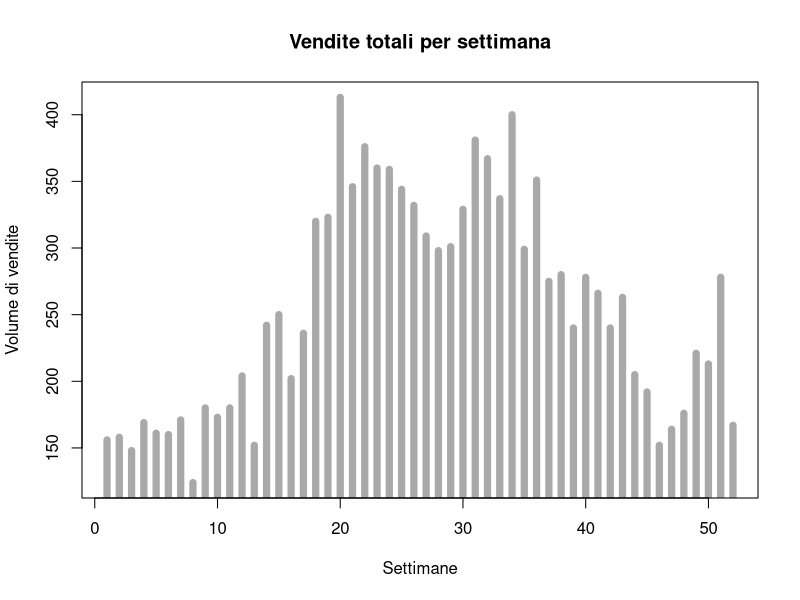
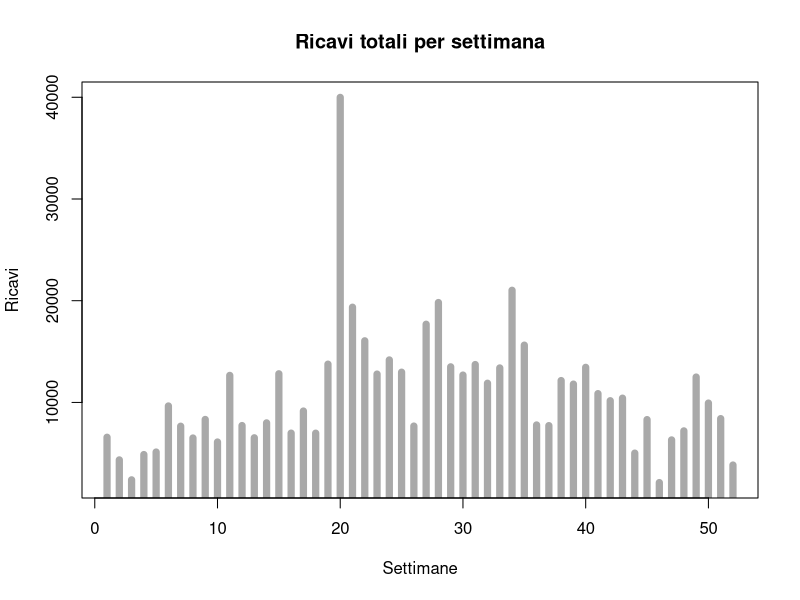
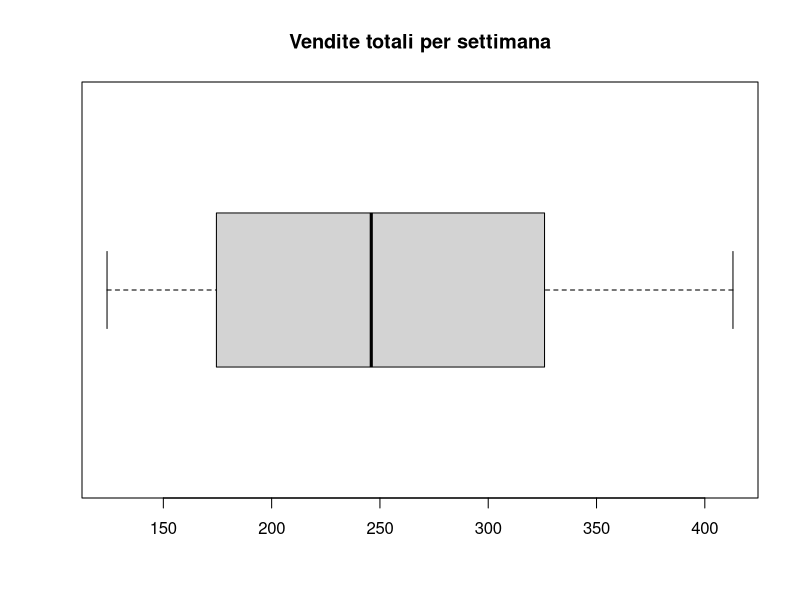
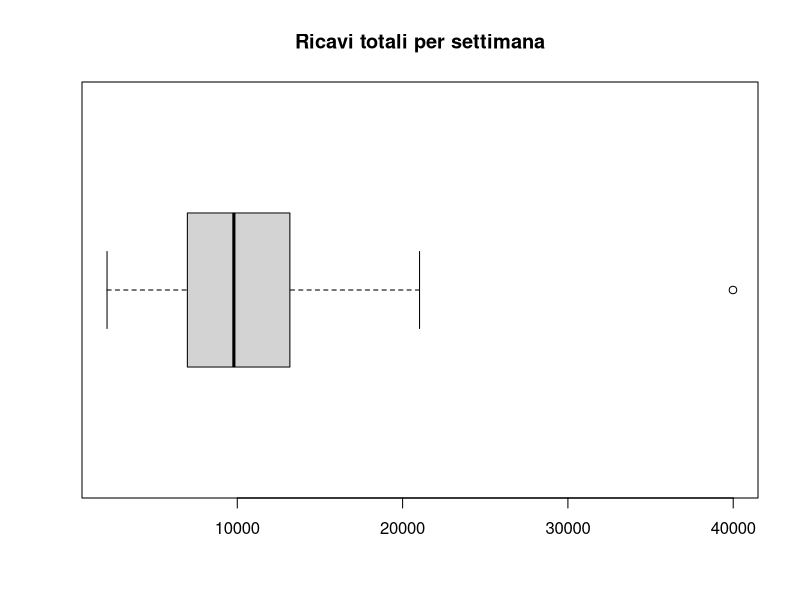
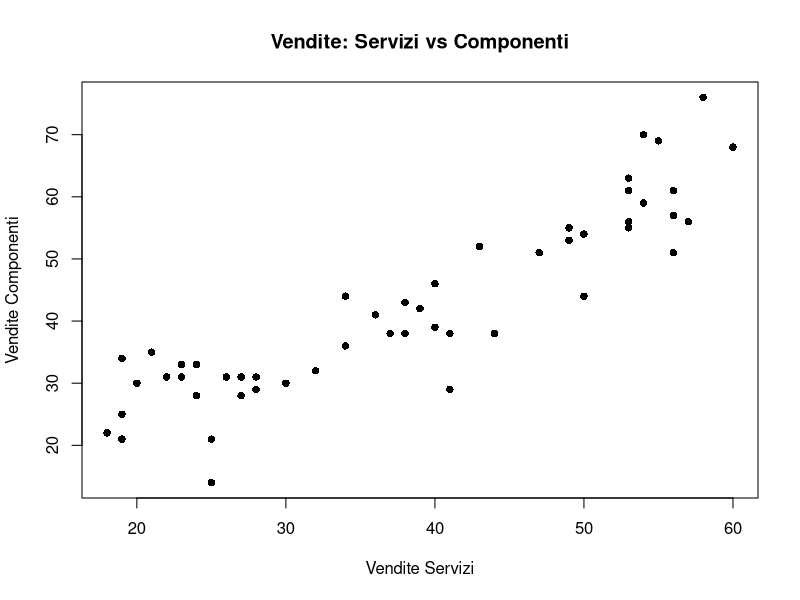
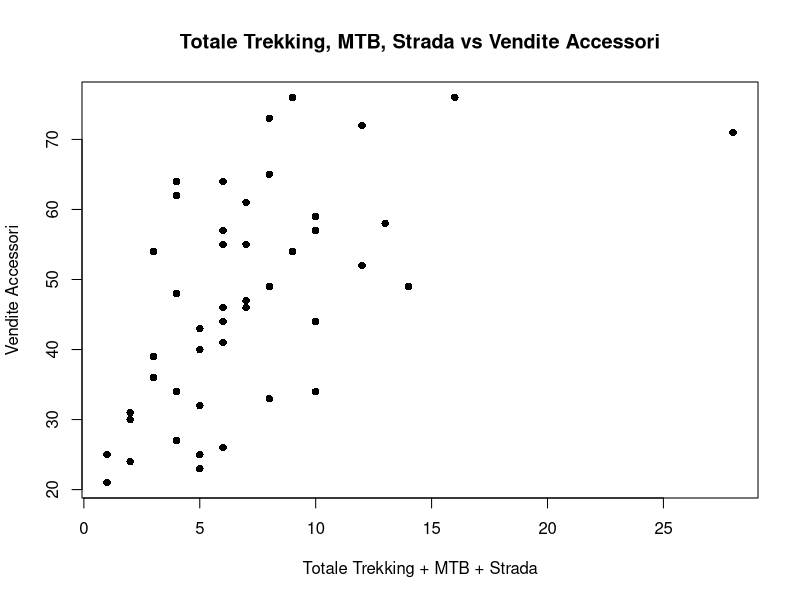
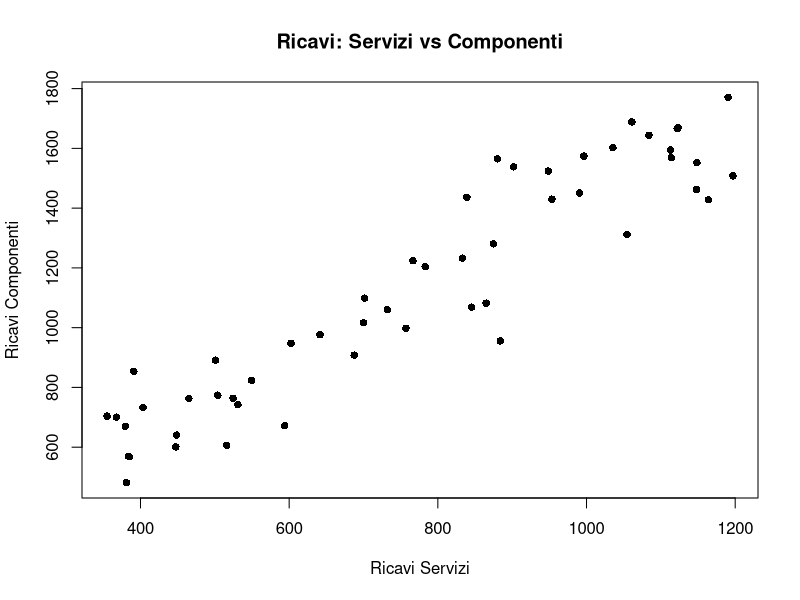
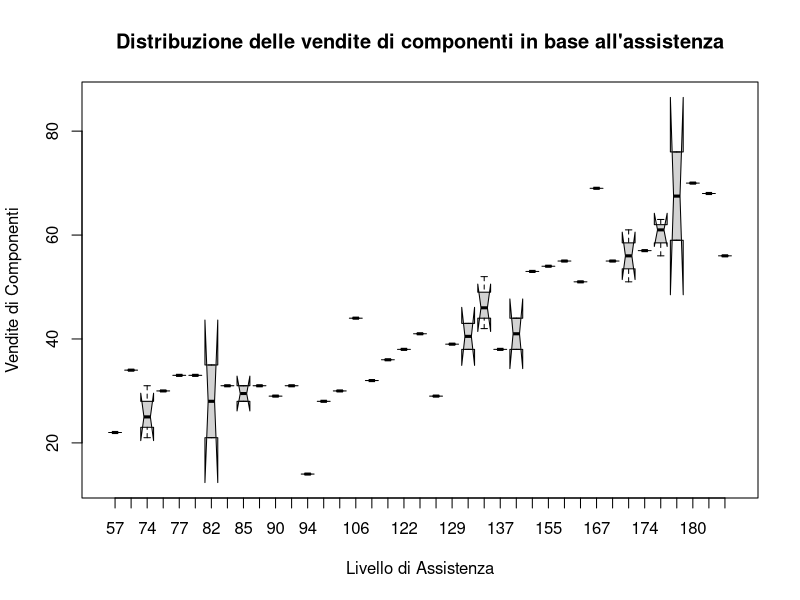

Here is the R script that generated these plots, in order:
alldata <- read.table("revenues2023.txt", header = FALSE, sep = "\t")
# Removing the first column, defect in parsing txt file
alldata <- alldata[, -1]
vendite <- alldata[, 1:9]
ricavi <- alldata[, c(1, 10:ncol(alldata))]

# Assign correct column names
names(vendite) <- c("settimana", "trekking", "mtb", "strada", "abbigliamento", "accessori", "componenti", "componenti-assistenza", "servizi")
names(ricavi) <- c("settimana", "trekking", "mtb", "strada", "abbigliamento", "accessori", "componenti", "servizi")

# Convert characters columns with comma as decimal separator to numeric
ricavi[] <- lapply(ricavi, function(x) {
  if (is.character(x)) as.numeric(gsub(",", ".", x)) else x
})

# Check structure after conversion
str(vendite)
str(ricavi)

# For 'vendite'
# List of columns to analyze
cols_to_analyze <- c("trekking", "mtb", "strada", "abbigliamento", "accessori", "componenti", "componenti-assistenza", "servizi")
vendite_summary <- data.frame(
  column = cols_to_analyze,
  mean = sapply(cols_to_analyze, function(x) mean(vendite[[x]], na.rm = TRUE)),
  median = sapply(cols_to_analyze, function(x) median(vendite[[x]], na.rm = TRUE)),
  min = sapply(cols_to_analyze, function(x) min(vendite[[x]], na.rm = TRUE)),
  max = sapply(cols_to_analyze, function(x) max(vendite[[x]], na.rm = TRUE)),
  sd = sapply(cols_to_analyze, function(x) sd(vendite[[x]], na.rm = TRUE))
)
# For 'ricavi'
# Note: 'componenti-assistenza' is not in ricavi, so we exclude it
cols_to_analyze_ricavi <- setdiff(cols_to_analyze, "componenti-assistenza")
ricavi_summary <- data.frame(
  column = cols_to_analyze_ricavi,
  mean = sapply(cols_to_analyze_ricavi, function(x) mean(ricavi[[x]], na.rm = TRUE)),
  median = sapply(cols_to_analyze_ricavi, function(x) median(ricavi[[x]], na.rm = TRUE)),
  min = sapply(cols_to_analyze_ricavi, function(x) min(ricavi[[x]], na.rm = TRUE)),
  max = sapply(cols_to_analyze_ricavi, function(x) max(ricavi[[x]], na.rm = TRUE)),
  sd = sapply(cols_to_analyze_ricavi, function(x) sd(ricavi[[x]], na.rm = TRUE))
)

# Display summaries
print(vendite_summary)
print(ricavi_summary)

# Creating 2 variables
vendite_totali <- rowSums(alldata[, 2:9])
ricavi_totali <- rowSums(ricavi[, 2:8])

plot(vendite_totali,
    type = "h",
    lwd = 7,
    col = "darkgray",
    main = "Vendite totali per settimana",
    xlab = "Settimane",
    ylab = "Volume di vendite")

plot(ricavi_totali,
     type = "h",
     lwd = 7,
     col = "darkgray",
     main = "Ricavi totali per settimana",
     xlab = "Settimane",
     ylab = "Ricavi")

# Boxplot for outliners

boxplot(vendite_totali, horizontal = TRUE, main = "Vendite totali per settimana")

boxplot(ricavi_totali, horizontal = TRUE, main = "Ricavi totali per settimana")

# Correlazione 1
cor(vendite$servizi, vendite$componenti, use = "complete.obs")

# Correlazione 2
cor(rowSums(vendite [, 2:4]), vendite$accessori, use = "complete.obs")

# Correlazione 3
cor(ricavi$servizi, ricavi$componenti, use = "complete.obs")

# Plotting correlation idexes - dispersion plots
plot(vendite$servizi, vendite$componenti, 
     main = "Vendite: Servizi vs Componenti",
     xlab = "Vendite Servizi", 
     ylab = "Vendite Componenti", 
     pch = 16)

plot(rowSums(vendite[, 2:4]), vendite$accessori, 
     main = "Totale Trekking, MTB, Strada vs Vendite Accessori",
     xlab = "Totale Trekking + MTB + Strada", 
     ylab = "Vendite Accessori", 
     pch = 16)

plot(ricavi$servizi, ricavi$componenti, 
     main = "Ricavi: Servizi vs Componenti",
     xlab = "Ricavi Servizi", 
     ylab = "Ricavi Componenti", 
     pch = 16)

# Aggregare colonno per il test di ipotesi
vendite_assistenza <- vendite$`componenti-assistenza` + vendite$servizi
ricavi_assistenza <- ricavi$servizi

# Segmentazione delle settimane (alta e bassa assistenza)
mediana_assistenza <- median(vendite_assistenza)
gruppo_assistenza <- ifelse(vendite_assistenza > mediana_assistenza, "Alta", "Bassa")

# Aggregazione tra i due gruppi
aggregate(vendite$componenti ~ gruppo_assistenza, FUN = mean)
aggregate(vendite$componenti ~ gruppo_assistenza, FUN = sd)

# t-test per verificare 
t.test(vendite$componenti[gruppo_assistenza == "Alta"],
       vendite$componenti[gruppo_assistenza == "Bassa"])

# t-test per verificare 
boxplot(vendite$componenti ~ vendite_assistenza, 
        main = "Distribuzione delle vendite di componenti in base all'assistenza",
        xlab = "Livello di Assistenza",
        ylab = "Vendite di Componenti",
        notch = TRUE)
